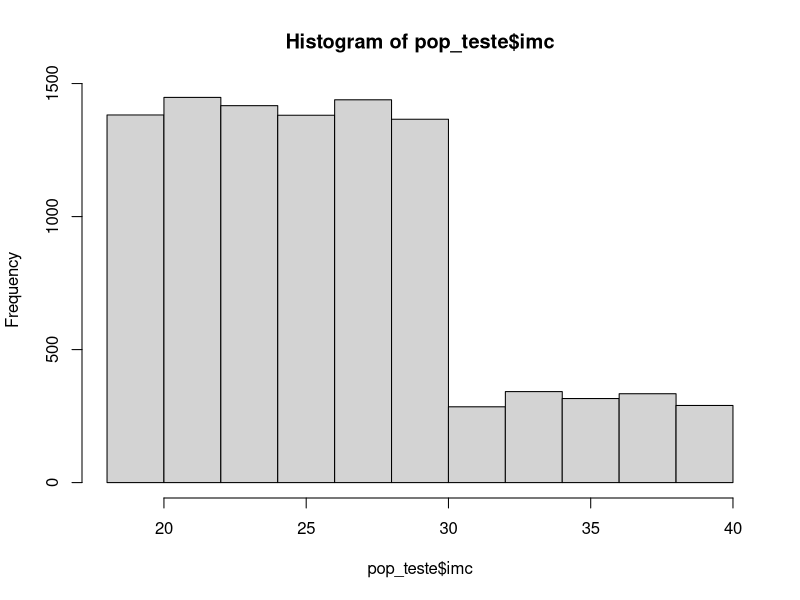

Generate this figure with R:
# Script para gerar a população simulada
gera_pop = function(n_agentes){
  
  # Gerando o id dos agentes
  id = 1:n_agentes
  
  # Gerando o sexo e a faixa etária
  sexo_idade = sample(c("F_FE1", "F_FE2", "F_FE3", "F_FE4", "F_FE5", "F_FE6",
                     "M_FE1", "M_FE2", "M_FE3", "M_FE4", "M_FE5", "M_FE6"),
                   n_agentes, replace = T,
                   prob = c(0.054,0.111,0.112,0.113,0.088,0.03,
                            0.047,0.117,0.113,0.107,0.082,0.026))
  
  sexo = substring(sexo_idade, 1, 1)
  idade_cat = substring(sexo_idade, 3, 5)
  
  # Gerando a idade numérica
  f_idade = function(idade_cat){
    dplyr::case_when(
    idade_cat == "FE1" ~ runif(1, 18, 24) |> floor(),
    idade_cat == "FE2" ~ runif(1, 25, 34) |> floor(),
    idade_cat == "FE3" ~ runif(1, 35, 44) |> floor(),
    idade_cat == "FE4" ~ runif(1, 45, 54) |> floor(),
    idade_cat == "FE5" ~ runif(1, 55, 64) |> floor(),
    idade_cat == "FE6" ~ runif(1, 65, 69) |> floor()
    )
    }
  
  idade = purrr::map_dbl(idade_cat, f_idade)
  
  # Calculando os pesos amostrais
  peso = n_agentes/table(sexo, idade_cat) 
  peso = data.frame(peso)
  peso$idade_sexo = paste0(peso$sexo,"_",peso$idade_cat)
  
  # Gerando o histórico familiar
  hist_fam = sample(c(0, 1, 2), n_agentes, replace = T, c(0.057, 0.34, 0.603))
  
  # Gerando o IMC por idade e sexo
  # A parte que usa o peso estava comentada no código original
  f_imc = function(sexo_idade){
    dplyr::case_when(
      sexo_idade == "F_FE1" ~ c('IMC1', 'IMC2', 'IMC3')[which(rmultinom(1, 1, peso$Freq[peso$idade_sexo == "F_FE1"] * c(0.042684237,0.009838661,0.002935571)) == 1)],
      sexo_idade == "F_FE2" ~ c('IMC1', 'IMC2', 'IMC3')[which(rmultinom(1, 1, peso$Freq[peso$idade_sexo == "F_FE2"] * c(0.073310934,0.031578673,0.01199731)) == 1)],
      sexo_idade == "F_FE3" ~ c('IMC1', 'IMC2', 'IMC3')[which(rmultinom(1, 1, peso$Freq[peso$idade_sexo == "F_FE3"] * c(0.069456412,0.033180011,0.011557417)) == 1)],
      sexo_idade == "F_FE4" ~ c('IMC1', 'IMC2', 'IMC3')[which(rmultinom(1, 1, peso$Freq[peso$idade_sexo == "F_FE4"] * c(0.06321826,0.028554213,0.018096166)) == 1)],
      sexo_idade == "F_FE5" ~ c('IMC1', 'IMC2', 'IMC3')[which(rmultinom(1, 1, peso$Freq[peso$idade_sexo == "F_FE5"] * c(0.041827408,0.028838916,0.011561522)) == 1)],
      sexo_idade == "F_FE6" ~ c('IMC1', 'IMC2', 'IMC3')[which(rmultinom(1, 1, peso$Freq[peso$idade_sexo == "F_FE6"] * c(0.015781971,0.009269922,0.002959004)) == 1)],
      sexo_idade == "M_FE1" ~ c('IMC1', 'IMC2', 'IMC3')[which(rmultinom(1, 1, peso$Freq[peso$idade_sexo == "M_FE1"] * c(0.026310992,0.01484585,0.004550715)) == 1)],
      sexo_idade == "M_FE2" ~ c('IMC1', 'IMC2', 'IMC3')[which(rmultinom(1, 1, peso$Freq[peso$idade_sexo == "M_FE2"] * c(0.045189596,0.047650005,0.018598202)) == 1)],
      sexo_idade == "M_FE3" ~ c('IMC1', 'IMC2', 'IMC3')[which(rmultinom(1, 1, peso$Freq[peso$idade_sexo == "M_FE3"] * c(0.042813629,0.050066312,0.017916281)) == 1)],
      sexo_idade == "M_FE4" ~ c('IMC1', 'IMC2', 'IMC3')[which(rmultinom(1, 1, peso$Freq[peso$idade_sexo == "M_FE4"] * c(0.03896837,0.043086307,0.028052634)) == 1)],
      sexo_idade == "M_FE5" ~ c('IMC1', 'IMC2', 'IMC3')[which(rmultinom(1, 1, peso$Freq[peso$idade_sexo == "M_FE5"] * c(0.025782834,0.043515905,0.017922644)) == 1)],
      sexo_idade == "M_FE6" ~ c('IMC1', 'IMC2', 'IMC3')[which(rmultinom(1, 1, peso$Freq[peso$idade_sexo == "M_FE6"] * c(0.009728165,0.013987663,0.004587041)) == 1)]
    )
  }
  
  imc_cat = purrr::map_chr(sexo_idade, f_imc)
  
  # Gerando o IMC numérico
  f_imc_num = function(imc_cat){
    dplyr::case_when(
      imc_cat == 'IMC1' ~ runif(1, 18, 25),
      imc_cat == 'IMC2' ~ runif(1, 25, 30),
      imc_cat == 'IMC3' ~ runif(1, 30, 40)
    )
  }
  
  imc = purrr::map_dbl(imc_cat, f_imc_num)
  
  # Gerando os fumantes
  f_fumante = function(sexo_idade, probs, pesos = NULL){
    
    dplyr::case_when(
      sexo_idade == "F_FE1" ~ ifelse(!is.null(pesos), rbinom(1, 1, pesos["F_FE1"] * 0.014), rbinom(1, 1, 0.014)),
      sexo_idade == "F_FE2" ~ ifelse(!is.null(pesos), rbinom(1, 1, pesos["F_FE2"] * 0.032), rbinom(1, 1, 0.032)),
      sexo_idade == "F_FE3" ~ ifelse(!is.null(pesos), rbinom(1, 1, pesos["F_FE3"] * 0.028), rbinom(1, 1, 0.028)),
      sexo_idade == "F_FE4" ~ ifelse(!is.null(pesos), rbinom(1, 1, pesos["F_FE4"] * 0.033), rbinom(1, 1, 0.033)),
      sexo_idade == "F_FE5" ~ ifelse(!is.null(pesos), rbinom(1, 1, pesos["F_FE5"] * 0.019), rbinom(1, 1, 0.019)),
      sexo_idade == "F_FE6" ~ ifelse(!is.null(pesos), rbinom(1, 1, pesos["F_FE6"] * 0.003), rbinom(1, 1, 0.003)),
      sexo_idade == "M_FE1" ~ ifelse(!is.null(pesos), rbinom(1, 1, pesos["M_FE1"] * 0.013), rbinom(1, 1, 0.013)),
      sexo_idade == "M_FE2" ~ ifelse(!is.null(pesos), rbinom(1, 1, pesos["M_FE2"] * 0.037), rbinom(1, 1, 0.037)),
      sexo_idade == "M_FE3" ~ ifelse(!is.null(pesos), rbinom(1, 1, pesos["M_FE3"] * 0.038), rbinom(1, 1, 0.038)),
      sexo_idade == "M_FE4" ~ ifelse(!is.null(pesos), rbinom(1, 1, pesos["M_FE4"] * 0.034), rbinom(1, 1, 0.034)),
      sexo_idade == "M_FE5" ~ ifelse(!is.null(pesos), rbinom(1, 1, pesos["M_FE5"] * 0.021), rbinom(1, 1, 0.021)),
      sexo_idade == "M_FE6" ~ ifelse(!is.null(pesos), rbinom(1, 1, pesos["M_FE6"] * 0.004), rbinom(1, 1, 0.004)),
    )
    
  }
  
  fumante = purrr::map_dbl(sexo_idade, f_fumante)
  
  # Gerando o nível pressórico
  f_np = function(sexo_idade){
    
    dplyr::case_when(
      sexo_idade == "F_FE1" ~ MASS::mvrnorm(1, c(111, 70), matrix(c(11.6^2, 0.75*11.6*8.3, 0.75*11.6*8.3, 8.3^2), 2, 2, byrow = T)) |> paste0(collapse = ';'),
      sexo_idade == "F_FE2" ~ MASS::mvrnorm(1, c(112, 73), matrix(c(12.1^2, 0.75*11.6*9.4, 0.75*11.6*9.4, 9.4^2), 2, 2, byrow = T)) |> paste0(collapse = ';'),
      sexo_idade == "F_FE3" ~ MASS::mvrnorm(1, c(119, 77), matrix(c(16.4^2, 0.75*16.4*10.7, 0.75*16.4*10.7, 10.7^2), 2, 2, byrow = T)) |> paste0(collapse = ';'),
      sexo_idade == "F_FE4" ~ MASS::mvrnorm(1, c(127, 81), matrix(c(18.7^2, 0.75*18.7*11.1, 0.75*18.7*11.1, 11.1^2), 2, 2, byrow = T)) |> paste0(collapse = ';'),
      sexo_idade == "F_FE5" ~ MASS::mvrnorm(1, c(137, 82), matrix(c(20.4^2, 0.75*20.4*11.3, 0.75*20.4*11.3, 11.3^2), 2, 2, byrow = T)) |> paste0(collapse = ';'),
      sexo_idade == "F_FE6" ~ MASS::mvrnorm(1, c(145, 81), matrix(c(23.5^2, 0.75*23.5*11.7, 0.75*23.5*11.7, 11.7^2), 2, 2, byrow = T)) |> paste0(collapse = ';'),
      sexo_idade == "M_FE1" ~ MASS::mvrnorm(1, c(124, 76), matrix(c(13.7^2, 0.75*13.7*8.3, 0.75*13.7*8.3, 8.3^2), 2, 2, byrow = T)) |> paste0(collapse = ';'),
      sexo_idade == "M_FE2" ~ MASS::mvrnorm(1, c(125, 79), matrix(c(13.7^2, 0.75*13.7*9.4, 0.75*13.7*9.4, 9.4^2), 2, 2, byrow = T)) |> paste0(collapse = ';'),
      sexo_idade == "M_FE3" ~ MASS::mvrnorm(1, c(126, 82), matrix(c(14.3^2, 0.75*14.3*10.7, 0.75*14.3*10.7, 10.7^2), 2, 2, byrow = T)) |> paste0(collapse = ';'),
      sexo_idade == "M_FE4" ~ MASS::mvrnorm(1, c(131, 85), matrix(c(18.1^2, 0.75*18.1*11.1, 0.75*18.1*11.1, 11.1^2), 2, 2, byrow = T)) |> paste0(collapse = ';'),
      sexo_idade == "M_FE5" ~ MASS::mvrnorm(1, c(137, 84), matrix(c(18.9^2, 0.75*18.9*11.3, 0.75*18.9*11.3, 11.3^2), 2, 2, byrow = T)) |> paste0(collapse = ';'),
      sexo_idade == "M_FE6" ~ MASS::mvrnorm(1, c(142, 82), matrix(c(22^2, 0.75*22*11.7, 0.75*22*11.7, 11.7^2), 2, 2, byrow = T)) |> paste0(collapse = ';')
    )
  
  }
  
  np = purrr::map_chr(sexo_idade, f_np)
  
  # Separando a pas e a pad e convertendo em numérico
  pas = unlist(strsplit(np, ';'))[seq(1, n_agentes*2, by = 2)] |> as.numeric()
  pad = unlist(strsplit(np, ';'))[seq(2, n_agentes*2, by = 2)] |> as.numeric()
  
  # Gerando os hipertensos
  # Código 9 para quem é hipertenso em t0
  has = ifelse(pas >= 140 | pad >= 90, 9, 0) 
  
  # Gerando a estrutura de rede social entre os agentes
  
  # Inicializando a matriz de vizinhança
  # rede_social = matrix(0, nrow = n_agentes, ncol = n_agentes)
  
  # Preenchendo a matriz de rede social
  # for(i in 1:n_agentes){
  #   
  #   # A cada iteração, o agente i é removido do sorteio, assim ele não
  #   # pode fazer parte de sua própria rede social
  #   agentes = sample(c(1:n_agentes)[-i], size = 2, replace = F)
  #   
  #   # Os pares i,j e j,i devem ser iguais a 1 para estabelecer o contato na rede
  #   rede_social[i, agentes] = 1
  #   rede_social[agentes, i] = 1
  #   
  # }
  
  # Número de contatos na rede social
  # rede = rowSums(rede_social)
  
  # Atribuindo o grupo
  grupo = ifelse(pas < 120, 119, 139)
  
  # Gerando as probabilidades de intervenções
  
  f_probs = function(sexo_idade){
    
    dplyr::case_when(
      sexo_idade == "F_FE1" ~ MASS::mvrnorm(1, c(0.4, 0.4), matrix(c(0.05, 0.75*0.05*0.05, 0.75*0.05*0.05, 0.05^2), 2, 2, byrow = T)) |> paste0(collapse = ';'),
      sexo_idade == "F_FE2" ~ MASS::mvrnorm(1, c(0.55, 0.55), matrix(c(0.05, 0.75*0.05*0.05, 0.75*0.05*0.05, 0.05^2), 2, 2, byrow = T)) |> paste0(collapse = ';'),
      sexo_idade == "F_FE3" ~ MASS::mvrnorm(1, c(0.5, 0.5), matrix(c(0.05, 0.75*0.05*0.05, 0.75*0.05*0.05, 0.05^2), 2, 2, byrow = T)) |> paste0(collapse = ';'),
      sexo_idade == "F_FE4" ~ MASS::mvrnorm(1, c(0.45, 0.45), matrix(c(0.05, 0.75*0.05*0.05, 0.75*0.05*0.05, 0.05^2), 2, 2, byrow = T)) |> paste0(collapse = ';'),
      sexo_idade == "F_FE5" ~ MASS::mvrnorm(1, c(0.4, 0.4), matrix(c(0.05, 0.75*0.05*0.05, 0.75*0.05*0.05, 0.05^2), 2, 2, byrow = T)) |> paste0(collapse = ';'),
      sexo_idade == "F_FE6" ~ MASS::mvrnorm(1, c(0.35, 0.35), matrix(c(0.05, 0.75*0.05*0.05, 0.75*0.05*0.05, 0.05^2), 2, 2, byrow = T)) |> paste0(collapse = ';'),
      sexo_idade == "M_FE1" ~ MASS::mvrnorm(1, c(0.4, 0.4), matrix(c(0.05, 0.75*0.05*0.05, 0.75*0.05*0.05, 0.05^2), 2, 2, byrow = T)) |> paste0(collapse = ';'),
      sexo_idade == "M_FE2" ~ MASS::mvrnorm(1, c(0.55, 0.55), matrix(c(0.05, 0.75*0.05*0.05, 0.75*0.05*0.05, 0.05^2), 2, 2, byrow = T)) |> paste0(collapse = ';'),
      sexo_idade == "M_FE3" ~ MASS::mvrnorm(1, c(0.5, 0.5), matrix(c(0.05, 0.75*0.05*0.05, 0.75*0.05*0.05, 0.05^2), 2, 2, byrow = T)) |> paste0(collapse = ';'),
      sexo_idade == "M_FE4" ~ MASS::mvrnorm(1, c(0.45, 0.45), matrix(c(0.05, 0.75*0.05*0.05, 0.75*0.05*0.05, 0.05^2), 2, 2, byrow = T)) |> paste0(collapse = ';'),
      sexo_idade == "M_FE5" ~ MASS::mvrnorm(1, c(0.4, 0.4), matrix(c(0.05, 0.75*0.05*0.05, 0.75*0.05*0.05, 0.05^2), 2, 2, byrow = T)) |> paste0(collapse = ';'),
      sexo_idade == "M_FE6" ~ MASS::mvrnorm(1, c(0.35, 0.35), matrix(c(0.05, 0.75*0.05*0.05, 0.75*0.05*0.05, 0.05^2), 2, 2, byrow = T)) |> paste0(collapse = ';')
    )
    
  }
  
  probs = purrr::map_chr(sexo_idade, f_probs)
  
  # Separando a pas e a pad e convertendo em numérico
  prob_dieta = unlist(strsplit(probs, ';'))[seq(1, n_agentes*2, by = 2)] |> as.numeric()
  prob_dieta = ifelse(prob_dieta > 1, 0.85, prob_dieta)
  prob_dieta = ifelse(prob_dieta < 0, 0.15, prob_dieta)
  
  prob_af = unlist(strsplit(probs, ';'))[seq(2, n_agentes*2, by = 2)] |> as.numeric()
  prob_af = ifelse(prob_af > 1, 0.85, prob_af)
  prob_af = ifelse(prob_af < 0, 0.15, prob_af)
  
  pop_sim = data.frame(id, sexo, idade, hist_fam, imc, fumante, pas, pad, has, grupo, prob_af, prob_dieta)
  
  # Exportando uma lista com a população simulada e a matriz da rede social
  return(pop_sim)
  
}

# Testando

pop_teste = gera_pop(n_agentes = 10000)

hist(pop_teste$imc)
